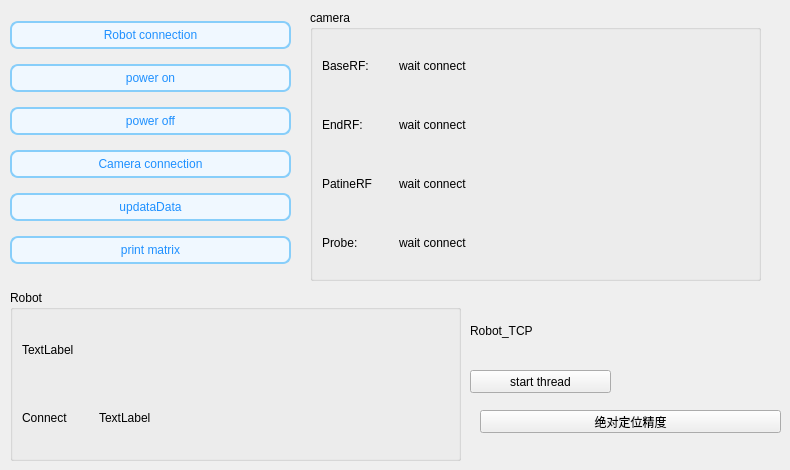
     <widget class="QWidget" name="tab1">
      <attribute name="title">
       <string>启动选项</string>
      </attribute>
      <widget class="QLabel" name="label">
       <property name="geometry">
        <rect>
         <x>210</x>
         <y>10</y>
         <width>131</width>
         <height>20</height>
        </rect>
       </property>
       <property name="text">
        <string/>
       </property>
      </widget>
      <widget class="QGroupBox" name="groupBox">
       <property name="geometry">
        <rect>
         <x>310</x>
         <y>10</y>
         <width>451</width>
         <height>271</height>
        </rect>
       </property>
       <property name="title">
        <string>camera</string>
       </property>
       <layout class="QGridLayout" name="gridLayout_2">
        <item row="2" column="0">
         <layout class="QHBoxLayout" name="horizontalLayout_129">
          <item>
           <widget class="QLabel" name="Spine_PatineRFTextLabel">
            <property name="text">
             <string>PatineRF</string>
            </property>
           </widget>
          </item>
          <item>
           <widget class="QLabel" name="Spine_PatientRFDataLabel">
            <property name="minimumSize">
             <size>
              <width>350</width>
              <height>0</height>
             </size>
            </property>
            <property name="text">
             <string>wait connect</string>
            </property>
           </widget>
          </item>
         </layout>
        </item>
        <item row="1" column="0">
         <layout class="QHBoxLayout" name="horizontalLayout_2">
          <item>
           <widget class="QLabel" name="Spine_RobotEndRFTextLabel">
            <property name="text">
             <string>EndRF:</string>
            </property>
           </widget>
          </item>
          <item>
           <widget class="QLabel" name="Spine_RobotEndRFDataLabel">
            <property name="minimumSize">
             <size>
              <width>350</width>
              <height>0</height>
             </size>
            </property>
            <property name="text">
             <string>wait connect</string>
            </property>
           </widget>
          </item>
         </layout>
        </item>
        <item row="3" column="0">
         <layout class="QHBoxLayout" name="horizontalLayout_130">
          <item>
           <widget class="QLabel" name="Spine_ProbeTextLabel">
            <property name="text">
             <string>Probe:</string>
            </property>
           </widget>
          </item>
          <item>
           <widget class="QLabel" name="Spine_ProbeDataLabel">
            <property name="minimumSize">
             <size>
              <width>350</width>
              <height>0</height>
             </size>
            </property>
            <property name="text">
             <string>wait connect</string>
            </property>
           </widget>
          </item>
         </layout>
        </item>
        <item row="0" column="0">
         <layout class="QHBoxLayout" name="horizontalLayout">
          <item>
           <widget class="QLabel" name="Spine_RobotBaseRFTextLabel">
            <property name="text">
             <string>BaseRF:</string>
            </property>
           </widget>
          </item>
          <item>
           <widget class="QLabel" name="Spine_RobotBaseRFDataLabel">
            <property name="minimumSize">
             <size>
              <width>350</width>
              <height>0</height>
             </size>
            </property>
            <property name="text">
             <string>wait connect</string>
            </property>
           </widget>
          </item>
         </layout>
        </item>
       </layout>
      </widget>
      <widget class="QGroupBox" name="groupBox_2">
       <property name="geometry">
        <rect>
         <x>10</x>
         <y>290</y>
         <width>451</width>
         <height>171</height>
        </rect>
       </property>
       <property name="title">
        <string>Robot</string>
       </property>
       <layout class="QGridLayout" name="gridLayout_4">
        <item row="0" column="0">
         <layout class="QHBoxLayout" name="horizontalLayout_3">
          <item>
           <widget class="QLabel" name="label_Robot_TCP_value">
            <property name="minimumSize">
             <size>
              <width>350</width>
              <height>0</height>
             </size>
            </property>
            <property name="text">
             <string>TextLabel</string>
            </property>
           </widget>
          </item>
         </layout>
        </item>
        <item row="1" column="0">
         <layout class="QHBoxLayout" name="horizontalLayout_4">
          <item>
           <widget class="QLabel" name="label_3">
            <property name="text">
             <string>Connect</string>
            </property>
           </widget>
          </item>
          <item>
           <widget class="QLabel" name="label_Robot_isConnect">
            <property name="minimumSize">
             <size>
              <width>350</width>
              <height>0</height>
             </size>
            </property>
            <property name="text">
             <string>TextLabel</string>
            </property>
           </widget>
          </item>
         </layout>
        </item>
       </layout>
      </widget>
      <widget class="QLabel" name="label_2">
       <property name="geometry">
        <rect>
         <x>470</x>
         <y>300</y>
         <width>281</width>
         <height>61</height>
        </rect>
       </property>
       <property name="styleSheet">
        <string notr="true"/>
       </property>
       <property name="text">
        <string>Robot_TCP</string>
       </property>
      </widget>
      <widget class="QPushButton" name="pushButton_start_thread">
       <property name="geometry">
        <rect>
         <x>470</x>
         <y>370</y>
         <width>141</width>
         <height>23</height>
        </rect>
       </property>
       <property name="text">
        <string>start thread</string>
       </property>
      </widget>
      <widget class="QWidget" name="layoutWidget">
       <property name="geometry">
        <rect>
         <x>10</x>
         <y>12</y>
         <width>281</width>
         <height>261</height>
        </rect>
       </property>
       <layout class="QGridLayout" name="gridLayout">
        <item row="0" column="0">
         <widget class="QPushButton" name="pushButton_connectArm">
          <property name="styleSheet">
           <string notr="true">QPushButton {
    background-color: #F0F8FF;    /* 设置背景颜色 */
    color: #1E90FF;               /* 设置文字颜色 */
    border: 2px solid #87CEFA;    /* 设置边框颜色 */
    border-radius: 8px;           /* 设置圆角 */
    padding: 5px 15px;            /* 设置内边距 */
}

QPushButton:hover {
    background-color: #E0F7FF;    /* 鼠标悬停时背景颜色变化 */
    color: #4682B4;               /* 鼠标悬停时文字颜色 */
}

QPushButton:pressed {
    background-color: #B0E0E6;    /* 按下按钮时背景颜色 */
    color: #1C86EE;               /* 按下按钮时文字颜色 */
    border: 2px solid #4682B4;    /* 按下按钮时边框颜色 */
}
</string>
          </property>
          <property name="text">
           <string>Robot connection</string>
          </property>
          <attribute name="buttonGroup">
           <string notr="true">buttonGroup</string>
          </attribute>
         </widget>
        </item>
        <item row="5" column="0">
         <widget class="QPushButton" name="pushButton_selfCheck">
          <property name="styleSheet">
           <string notr="true">QPushButton {
    background-color: #F0F8FF;    /* 设置背景颜色 */
    color: #1E90FF;               /* 设置文字颜色 */
    border: 2px solid #87CEFA;    /* 设置边框颜色 */
    border-radius: 8px;           /* 设置圆角 */
    padding: 5px 15px;            /* 设置内边距 */
}

QPushButton:hover {
    background-color: #E0F7FF;    /* 鼠标悬停时背景颜色变化 */
    color: #4682B4;               /* 鼠标悬停时文字颜色 */
}

QPushButton:pressed {
    background-color: #B0E0E6;    /* 按下按钮时背景颜色 */
    color: #1C86EE;               /* 按下按钮时文字颜色 */
    border: 2px solid #4682B4;    /* 按下按钮时边框颜色 */
}
</string>
          </property>
          <property name="text">
           <string>print matrix</string>
          </property>
          <attribute name="buttonGroup">
           <string notr="true">buttonGroup</string>
          </attribute>
         </widget>
        </item>
        <item row="1" column="0">
         <widget class="QPushButton" name="pushButton_powerOn">
          <property name="styleSheet">
           <string notr="true">QPushButton {
    background-color: #F0F8FF;    /* 设置背景颜色 */
    color: #1E90FF;               /* 设置文字颜色 */
    border: 2px solid #87CEFA;    /* 设置边框颜色 */
    border-radius: 8px;           /* 设置圆角 */
    padding: 5px 15px;            /* 设置内边距 */
}

QPushButton:hover {
    background-color: #E0F7FF;    /* 鼠标悬停时背景颜色变化 */
    color: #4682B4;               /* 鼠标悬停时文字颜色 */
}

QPushButton:pressed {
    background-color: #B0E0E6;    /* 按下按钮时背景颜色 */
    color: #1C86EE;               /* 按下按钮时文字颜色 */
    border: 2px solid #4682B4;    /* 按下按钮时边框颜色 */
}
</string>
          </property>
          <property name="text">
           <string>power on</string>
          </property>
          <attribute name="buttonGroup">
           <string notr="true">buttonGroup</string>
          </attribute>
         </widget>
        </item>
        <item row="3" column="0">
         <widget class="QPushButton" name="pushButton_connectCamrea">
          <property name="styleSheet">
           <string notr="true">QPushButton {
    background-color: #F0F8FF;    /* 设置背景颜色 */
    color: #1E90FF;               /* 设置文字颜色 */
    border: 2px solid #87CEFA;    /* 设置边框颜色 */
    border-radius: 8px;           /* 设置圆角 */
    padding: 5px 15px;            /* 设置内边距 */
}

QPushButton:hover {
    background-color: #E0F7FF;    /* 鼠标悬停时背景颜色变化 */
    color: #4682B4;               /* 鼠标悬停时文字颜色 */
}

QPushButton:pressed {
    background-color: #B0E0E6;    /* 按下按钮时背景颜色 */
    color: #1C86EE;               /* 按下按钮时文字颜色 */
    border: 2px solid #4682B4;    /* 按下按钮时边框颜色 */
}
</string>
          </property>
          <property name="text">
           <string>Camera connection</string>
          </property>
          <attribute name="buttonGroup">
           <string notr="true">buttonGroup</string>
          </attribute>
         </widget>
        </item>
        <item row="2" column="0">
         <widget class="QPushButton" name="pushButton_powerOff">
          <property name="styleSheet">
           <string notr="true">QPushButton {
    background-color: #F0F8FF;    /* 设置背景颜色 */
    color: #1E90FF;               /* 设置文字颜色 */
    border: 2px solid #87CEFA;    /* 设置边框颜色 */
    border-radius: 8px;           /* 设置圆角 */
    padding: 5px 15px;            /* 设置内边距 */
}

QPushButton:hover {
    background-color: #E0F7FF;    /* 鼠标悬停时背景颜色变化 */
    color: #4682B4;               /* 鼠标悬停时文字颜色 */
}

QPushButton:pressed {
    background-color: #B0E0E6;    /* 按下按钮时背景颜色 */
    color: #1C86EE;               /* 按下按钮时文字颜色 */
    border: 2px solid #4682B4;    /* 按下按钮时边框颜色 */
}
</string>
          </property>
          <property name="text">
           <string>power off</string>
          </property>
          <attribute name="buttonGroup">
           <string notr="true">buttonGroup</string>
          </attribute>
         </widget>
        </item>
        <item row="4" column="0">
         <widget class="QPushButton" name="pushButton_updataData">
          <property name="styleSheet">
           <string notr="true">QPushButton {
    background-color: #F0F8FF;    /* 设置背景颜色 */
    color: #1E90FF;               /* 设置文字颜色 */
    border: 2px solid #87CEFA;    /* 设置边框颜色 */
    border-radius: 8px;           /* 设置圆角 */
    padding: 5px 15px;            /* 设置内边距 */
}

QPushButton:hover {
    background-color: #E0F7FF;    /* 鼠标悬停时背景颜色变化 */
    color: #4682B4;               /* 鼠标悬停时文字颜色 */
}

QPushButton:pressed {
    background-color: #B0E0E6;    /* 按下按钮时背景颜色 */
    color: #1C86EE;               /* 按下按钮时文字颜色 */
    border: 2px solid #4682B4;    /* 按下按钮时边框颜色 */
}
</string>
          </property>
          <property name="text">
           <string>updataData</string>
          </property>
          <attribute name="buttonGroup">
           <string notr="true">buttonGroup</string>
          </attribute>
         </widget>
        </item>
       </layout>
      </widget>
      <widget class="QPushButton" name="pushButton_positionAccuracy">
       <property name="geometry">
        <rect>
         <x>480</x>
         <y>410</y>
         <width>301</width>
         <height>23</height>
        </rect>
       </property>
       <property name="text">
        <string>绝对定位精度</string>
       </property>
      </widget>
     </widget>
